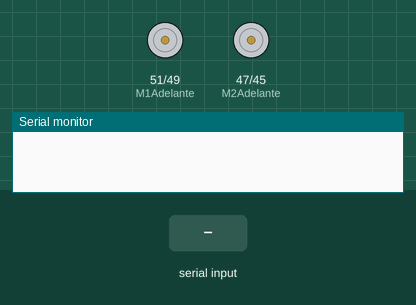
A program run on a simulated Arduino Mega 2560, built with avr-gcc and run on an emulated ATmega2560. Shown: motor-driver pin pairs drawn as motors (green arrow = first pin HIGH = forward, orange = second pin HIGH = backward, longer = more drive, scaled by the enable pin), the last lines printed to the serial monitor. The inputs (shaded band) are chosen by the test bench.

Above: at 1.2 s.
1.3 s: "w" received over Serial
At 1.6 s:
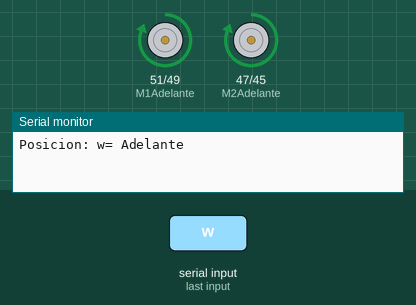
3.8 s: "s" received over Serial
At 4.6 s:
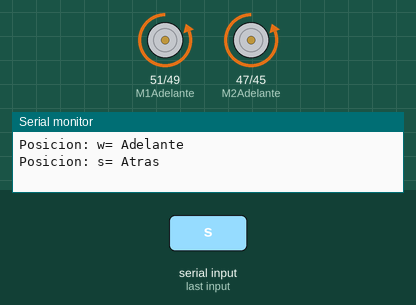
6.3 s: "d" received over Serial
At 6.6 s:
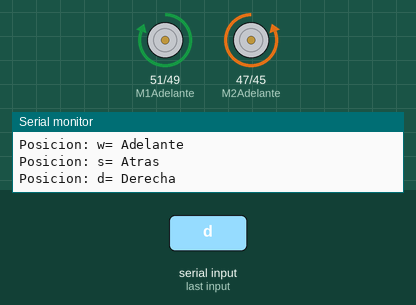
8.8 s: "a" received over Serial
At 9.6 s:
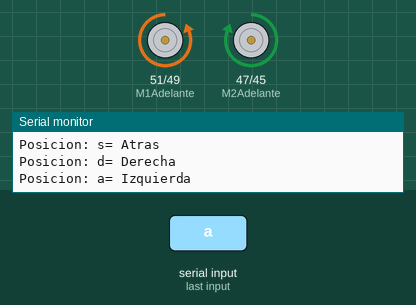
11.3 s: "1" received over Serial
Timing chart, 0 to 14.3 s (numbered marks = the images above; inputs shaded):
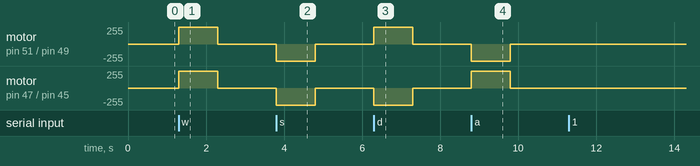

The program:

main.cpp
```cpp
#include <Arduino.h>
#define M1Adelante 51
#define M1Atras 49
#define M2Adelante 47
#define M2Atras 45
#define PWM1 6
#define PWM2 7
int velocidad = 400;
int TiempoEjecucion = 1000;
char dato;

void setup()
{
  Serial.begin(9600);
  pinMode(M1Adelante, OUTPUT);
  pinMode(M1Atras, OUTPUT);
  pinMode(M2Adelante, OUTPUT);
  pinMode(M2Atras, OUTPUT);
  pinMode(PWM1, OUTPUT);
  pinMode(PWM2, OUTPUT);
}

void Adelante()
{
  digitalWrite(M1Adelante, HIGH);
  digitalWrite(M1Atras, LOW);
  digitalWrite(M2Adelante, HIGH);
  digitalWrite(M2Atras, LOW);
}

void Atras()
{
  digitalWrite(M1Adelante, LOW);
  digitalWrite(M1Atras, HIGH);
  digitalWrite(M2Adelante, LOW);
  digitalWrite(M2Atras, HIGH);
}

void Derecha()
{
  digitalWrite(M1Adelante, HIGH);
  digitalWrite(M1Atras, LOW);
  digitalWrite(M2Adelante, LOW);
  digitalWrite(M2Atras, HIGH);
}

void Izquierda()
{
  digitalWrite(M1Adelante, LOW);
  digitalWrite(M1Atras, HIGH);
  digitalWrite(M2Adelante, HIGH);
  digitalWrite(M2Atras, LOW);
}

void loop()
{
  digitalWrite(M1Adelante, LOW);
  digitalWrite(M1Atras, LOW);
  digitalWrite(M2Adelante, LOW);
  digitalWrite(M2Atras, LOW);
  analogWrite(PWM1, velocidad);
  analogWrite(PWM2, velocidad);
  if (Serial.available() > 0)
  {
    dato = Serial.read();
    switch (dato)
    {
    case 'w':
      Serial.println("Posicion: w= Adelante");
      Adelante();
      delay(TiempoEjecucion);
      break;
    case 's':
      Serial.println("Posicion: s= Atras");
      Atras();
      delay(TiempoEjecucion);
      break;
    case 'd':
      Serial.println("Posicion: d= Derecha");
      Derecha();
      delay(TiempoEjecucion);
      break;
    case 'a':
      Serial.println("Posicion: a= Izquierda");
      Izquierda();
      delay(TiempoEjecucion);
      break;
    case 'q':
      Serial.println("Posicion: q= Parar");
      digitalWrite(M1Adelante, LOW);
      digitalWrite(M1Atras, LOW);
      digitalWrite(M2Adelante, LOW);
      digitalWrite(M2Atras, LOW);
      delay(500);
      break;
    case '1':
      Serial.println("Velociad: 1= 200");
      velocidad = 200;
      break;
    case '2':
      Serial.println("Velociad: 2= 300");
      velocidad = 300;
      break;
    case '3':
      Serial.println("Velociad: 3= 400");
      velocidad = 400;
      break;
    case '4':
      Serial.println("Velociad: 4= 500");
      velocidad = 500;
      break;
    case '5':
      Serial.println("Velociad: 5= 600");
      velocidad = 600;
      break;
    case '6':
      Serial.println("Velociad: 6= 700");
      velocidad = 700;
      break;
    case '7':
      Serial.println("Velociad: 7= 800");
      velocidad = 800;
      break;
    case '8':
      Serial.println("Velociad: 8= 900");
      velocidad = 900;
      break;
    case '9':
      Serial.println("Velociad: 9= 1000");
      velocidad = 1000;
      break;
    case 'z':
      Serial.println("TiempoDeEjecucion: z= 1s");
      TiempoEjecucion = 1000;
      break;
    case 'x':
      Serial.println("TiempoDeEjecucion: x= 2s");
      TiempoEjecucion = 2000;
      break;
    case 'c':
      Serial.println("TiempoDeEjecucion: c= 3s");
      TiempoEjecucion = 3000;
      break;
    case 'v':
      Serial.println("TiempoDeEjecucion: v= 4s");
      TiempoEjecucion = 4000;
      break;
    case 'b':
      Serial.println("TiempoDeEjecucion: b= 5s");
      TiempoEjecucion = 5000;
      break;
    case 'n':
      Serial.println("TiempoDeEjecucion: n= 6s");
      TiempoEjecucion = 6000;
      break;
    case 'm':
      Serial.println("TiempoDeEjecucion: m= 7s");
      TiempoEjecucion = 7000;
      break;
    default:
      Serial.println("Caracter no reconocido");
      break;
    }
  }
}
```

Measured:
- after the input at 1.3 s, motor on pin 51 (M1Adelante) / pin 49 (M1Atras), motor on pin 47 (M2Adelante) / pin 45 (M2Atras): stopped → forward 255/255 at once, → stopped 1.0 s later
- after the input at 3.8 s, motor on pin 51 (M1Adelante) / pin 49 (M1Atras), motor on pin 47 (M2Adelante) / pin 45 (M2Atras): stopped → backward 255/255 at once, → stopped 1.0 s later
- after the input at 6.3 s, motor on pin 51 (M1Adelante) / pin 49 (M1Atras): stopped → forward 255/255 at once, → stopped 1.0 s later; motor on pin 47 (M2Adelante) / pin 45 (M2Atras): stopped → backward 255/255 at once, → stopped 1.0 s later
- after the input at 8.8 s, motor on pin 51 (M1Adelante) / pin 49 (M1Atras): stopped → backward 255/255 at once, → stopped 1.0 s later; motor on pin 47 (M2Adelante) / pin 45 (M2Atras): stopped → forward 255/255 at once, → stopped 1.0 s later
